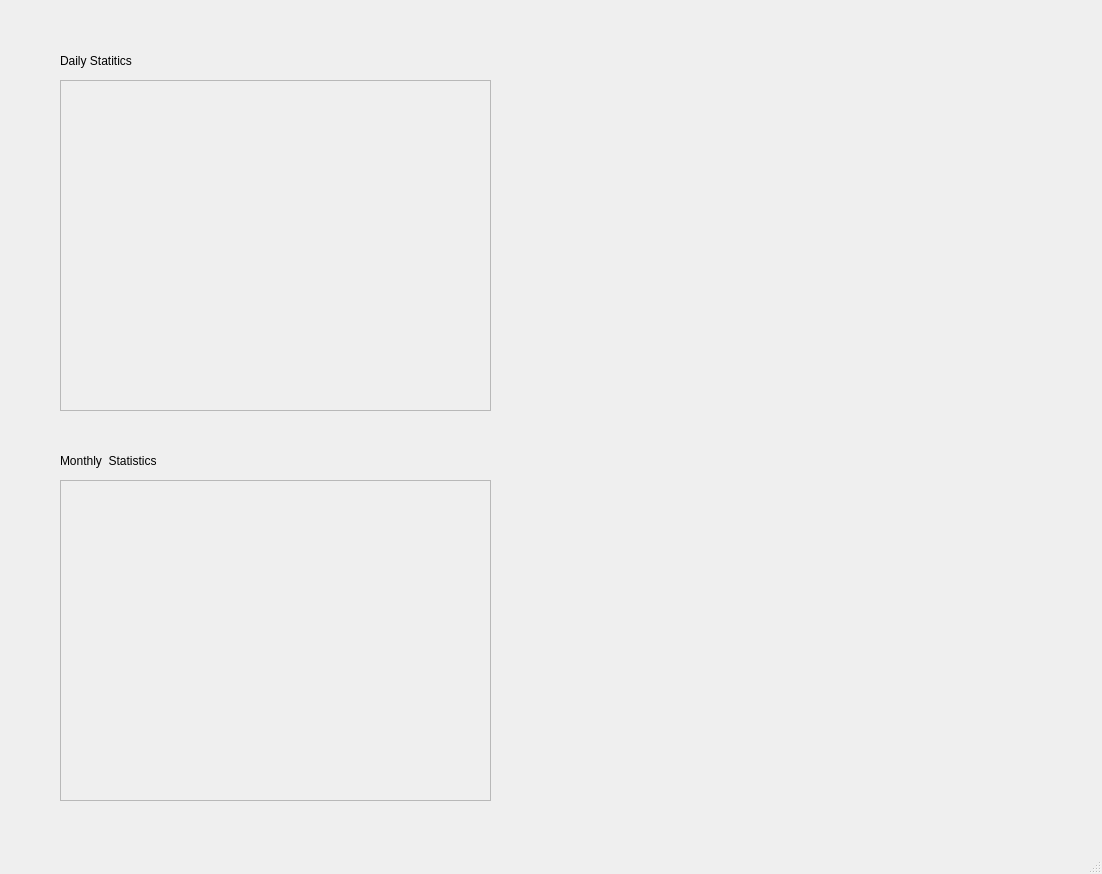
<?xml version="1.0" encoding="UTF-8"?>
<ui version="4.0">
 <class>MainWindow</class>
 <widget class="QMainWindow" name="MainWindow">
  <property name="geometry">
   <rect>
    <x>0</x>
    <y>0</y>
    <width>1102</width>
    <height>874</height>
   </rect>
  </property>
  <property name="windowTitle">
   <string>MainWindow</string>
  </property>
  <property name="styleSheet">
   <string notr="true">font: 500 10pt &quot;Quicksand Medium&quot;;</string>
  </property>
  <widget class="QWidget" name="centralwidget">
   <widget class="QFrame" name="daily">
    <property name="geometry">
     <rect>
      <x>60</x>
      <y>80</y>
      <width>431</width>
      <height>331</height>
     </rect>
    </property>
    <property name="frameShape">
     <enum>QFrame::Shape::StyledPanel</enum>
    </property>
    <property name="frameShadow">
     <enum>QFrame::Shadow::Raised</enum>
    </property>
   </widget>
   <widget class="QFrame" name="monthly">
    <property name="geometry">
     <rect>
      <x>60</x>
      <y>480</y>
      <width>431</width>
      <height>321</height>
     </rect>
    </property>
    <property name="frameShape">
     <enum>QFrame::Shape::StyledPanel</enum>
    </property>
    <property name="frameShadow">
     <enum>QFrame::Shadow::Raised</enum>
    </property>
   </widget>
   <widget class="QLabel" name="label">
    <property name="geometry">
     <rect>
      <x>60</x>
      <y>50</y>
      <width>121</width>
      <height>21</height>
     </rect>
    </property>
    <property name="text">
     <string>Daily Statitics</string>
    </property>
   </widget>
   <widget class="QLabel" name="label_2">
    <property name="geometry">
     <rect>
      <x>60</x>
      <y>450</y>
      <width>161</width>
      <height>21</height>
     </rect>
    </property>
    <property name="text">
     <string>Monthly  Statistics</string>
    </property>
   </widget>
  </widget>
  <widget class="QMenuBar" name="menubar">
   <property name="geometry">
    <rect>
     <x>0</x>
     <y>0</y>
     <width>1102</width>
     <height>22</height>
    </rect>
   </property>
  </widget>
  <widget class="QStatusBar" name="statusbar"/>
 </widget>
 <resources/>
 <connections/>
</ui>
